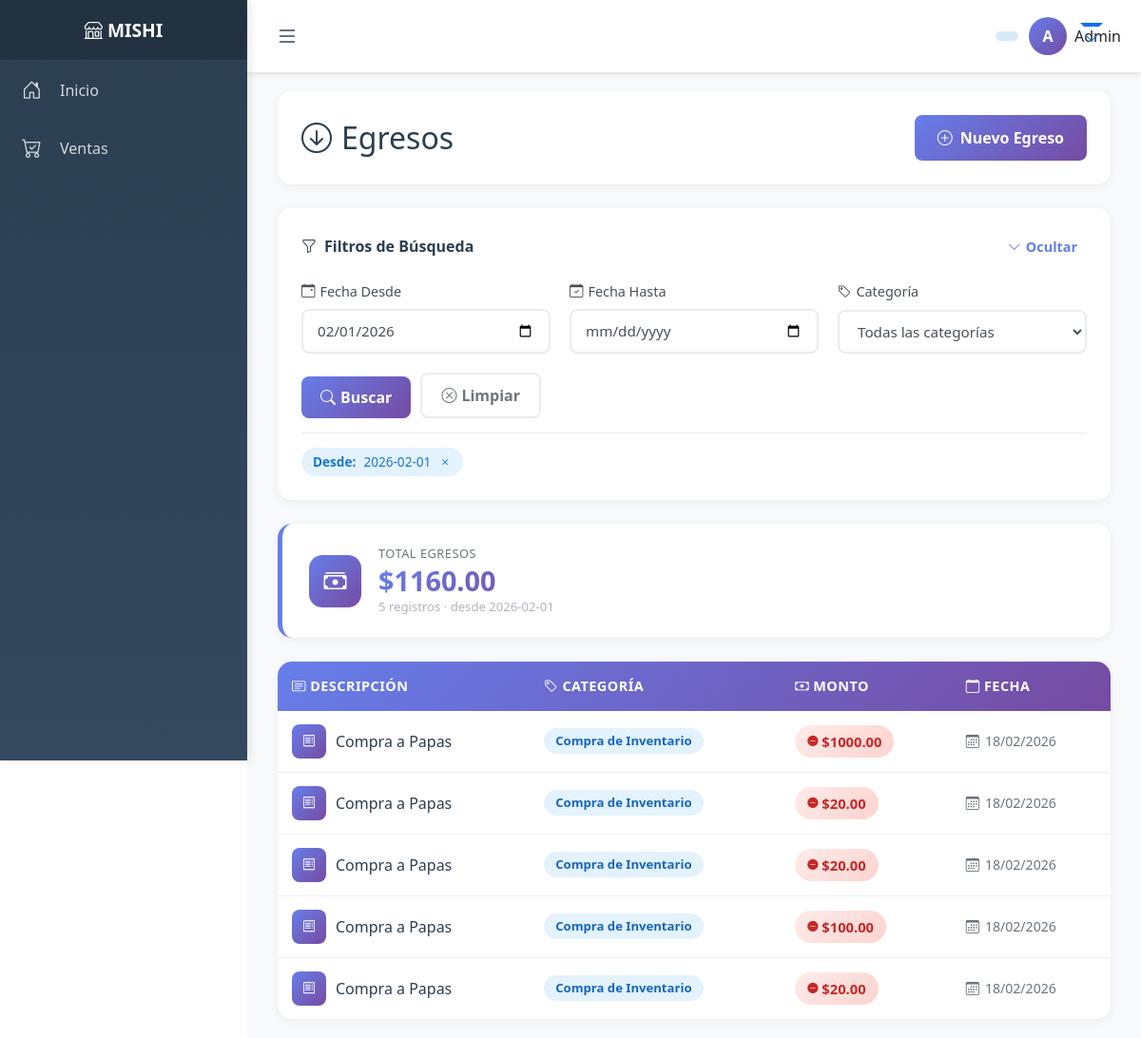
/inventario/egresos/ (signed in), run on an earlier commit of the app's database.
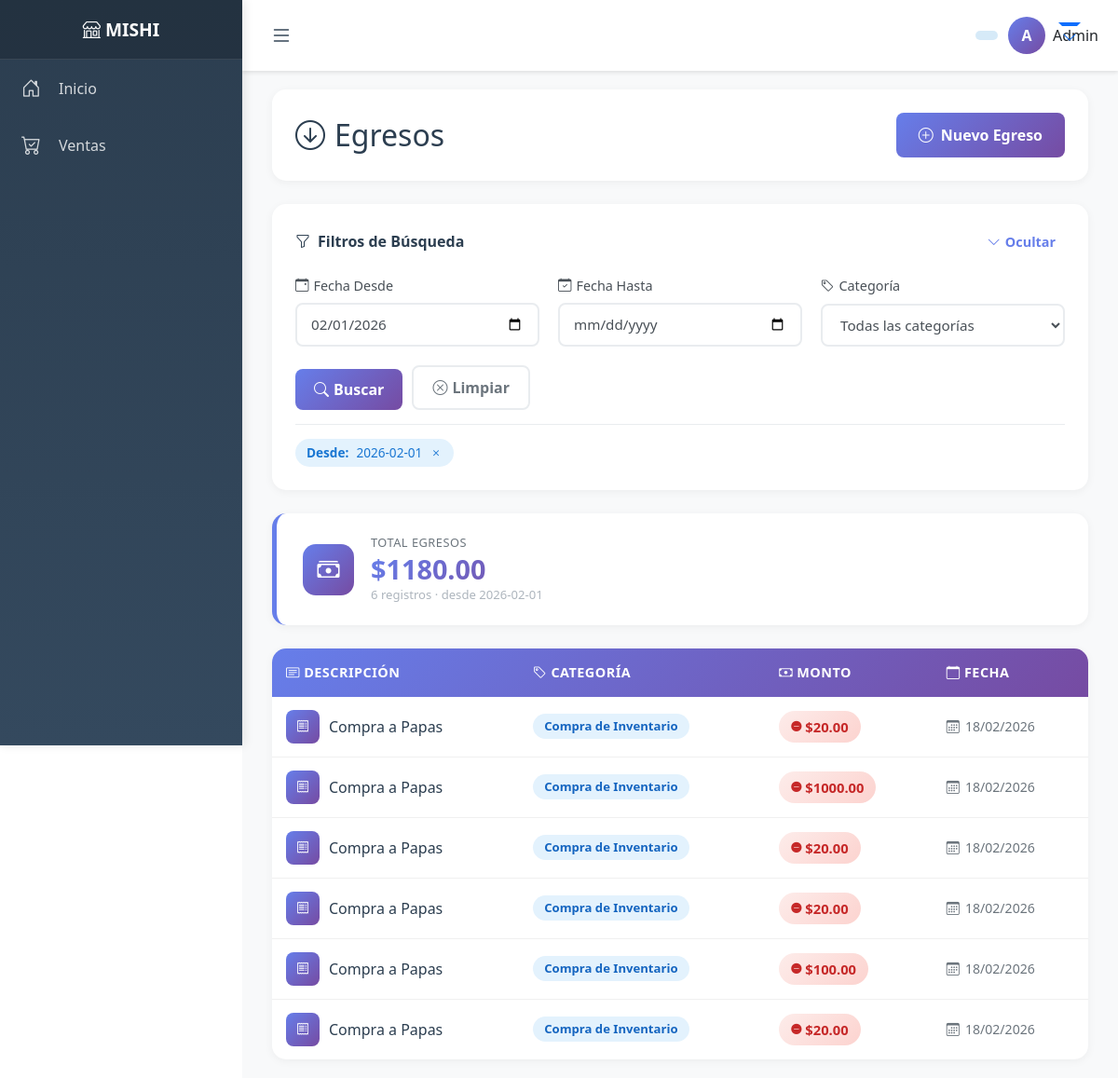
And on a later commit of the database.
### inventario/models.py (models this page shows, shortened)
class Egreso(models.Model):
    negocio = models.ForeignKey(Negocio, on_delete=models.CASCADE)
    descripcion = models.CharField(max_length=255)
    monto = models.DecimalField(max_digits=10, decimal_places=2)
    categoria = models.CharField(max_length=100)
    fecha = models.DateTimeField(auto_now_add=True)

### inventario/views.py (the view)
# urls.py: path("egresos/", lista_egresos, name="egresos"),
@login_required
def lista_egresos(request):
    negocio = get_negocio_activo(request)
    hoy = date.today()
    fecha_desde_str = request.GET.get("fecha_desde", hoy.strftime("%Y-%m-01"))
    fecha_hasta_str = request.GET.get("fecha_hasta", "")
    categoria_filtro = request.GET.get("categoria", "")
    try:
        fecha_desde = datetime.strptime(fecha_desde_str, "%Y-%m-%d").date()
    except (ValueError, TypeError):
        fecha_desde = hoy.replace(day=1)
    try:
        fecha_hasta = datetime.strptime(fecha_hasta_str, "%Y-%m-%d").date() if fecha_hasta_str else None
    except (ValueError, TypeError):
        fecha_hasta = None
    egresos = Egreso.objects.filter(
        negocio=negocio,
        fecha__gte=fecha_desde,
    ).order_by("-fecha")
    if fecha_hasta:
        egresos = egresos.filter(fecha__lte=fecha_hasta)
    if categoria_filtro:
        egresos = egresos.filter(categoria=categoria_filtro)
    total_egresos = sum(e.monto for e in egresos)
    categorias = (
        Egreso.objects.filter(negocio=negocio)
        .values_list("categoria", flat=True)
        .distinct()
        .order_by("categoria")
    )
    return render(request, "inventario/lista_egresos.html", {
        "egresos": egresos,
        "total_egresos": total_egresos,
        "categorias": categorias,
        "fecha_desde": fecha_desde_str,
        "fecha_hasta": fecha_hasta_str,
        "categoria_filtro": categoria_filtro,
    })

### negocios/utils.py (called while the page is built)
def get_negocio_activo(request):
    negocio_id = request.session.get("negocio_id")
    if negocio_id:
        try:
            return Negocio.objects.filter(id=negocio_id).first()
        except Negocio.DoesNotExist:
            return None
    return None

### usuarios/context_processors.py (called while the page is built)
def rol_usuario_context(request):
    rol = None
    if request.user.is_authenticated:
        negocio_id = request.session.get("negocio_id")
        if negocio_id:
            relacion = UsuarioNegocio.objects.filter(
                usuario=request.user,
                negocio_id=negocio_id
            ).first()
            if relacion:
                rol = relacion.rol
    return {
        'rol_usuario': rol
    }

### inventario/templates/inventario/lista_egresos.html (shortened to what the changed rows need)
{% extends 'base.html' %}
{% block content %}
<div class="container-fluid">
    <div class="page-header">
        <h2>
            <i class="bi bi-arrow-down-circle"></i>
            Egresos
        </h2>
    </div>
    <div class="summary-card">
        <div class="summary-content">
            <span class="summary-label">Total Egresos</span>
            <span class="summary-value">${{ total_egresos|floatformat:2 }}</span>
            <span class="summary-sub">
                {{ egresos|length }} registro{% if egresos|length != 1 %}s{% endif %}
                {% if fecha_desde %} · desde {{ fecha_desde }}{% endif %}
            </span>
        </div>
    </div>
    {% if egresos %}
    <div class="table-card">
        <div class="table-responsive">
            <table class="egresos-table">
                <thead>
                    <tr>
                        <th><i class="bi bi-card-text"></i> Descripción</th>
                        <th><i class="bi bi-tag"></i> Categoría</th>
                        <th><i class="bi bi-cash"></i> Monto</th>
                        <th><i class="bi bi-calendar"></i> Fecha</th>
                    </tr>
                </thead>
                <tbody>
                    {% for e in egresos %}
                    <tr>
                        <td>
                            <div class="desc-cell">
                                <div class="desc-icon">
                                    <i class="bi bi-receipt"></i>
                                </div>
                                <span class="desc-text">{{ e.descripcion }}</span>
                            </div>
                        </td>
                        <td>
                            <span class="categoria-badge" data-categoria="{{ e.categoria }}">
                                {{ e.categoria }}
                            </span>
                        </td>
                        <td>
                            <span class="monto-badge">
                                <i class="bi bi-dash-circle-fill" style="font-size:0.7rem;"></i>
                                ${{ e.monto|floatformat:2 }}
                            </span>
                        </td>
                        <td>
                            <span class="fecha-text">
                                <i class="bi bi-calendar3"></i>
                                {{ e.fecha|date:"d/m/Y" }}
                            </span>
                        </td>
                    </tr>
                    {% endfor %}
                </tbody>
            </table>
        </div>
    </div>
    {% endif %}
</div>
{% endblock %}

What changed in the data, as far as the page shows it:
added Egreso: descripcion "Compra a Papas", categoria "Compra de Inventario", monto "20.00", fecha "18/02/2026"
Also different on the page:
{{ total_egresos|floatformat:2 }}: "1160.00" → "1180.00"
{{ egresos|length }}: "5" → "6"
